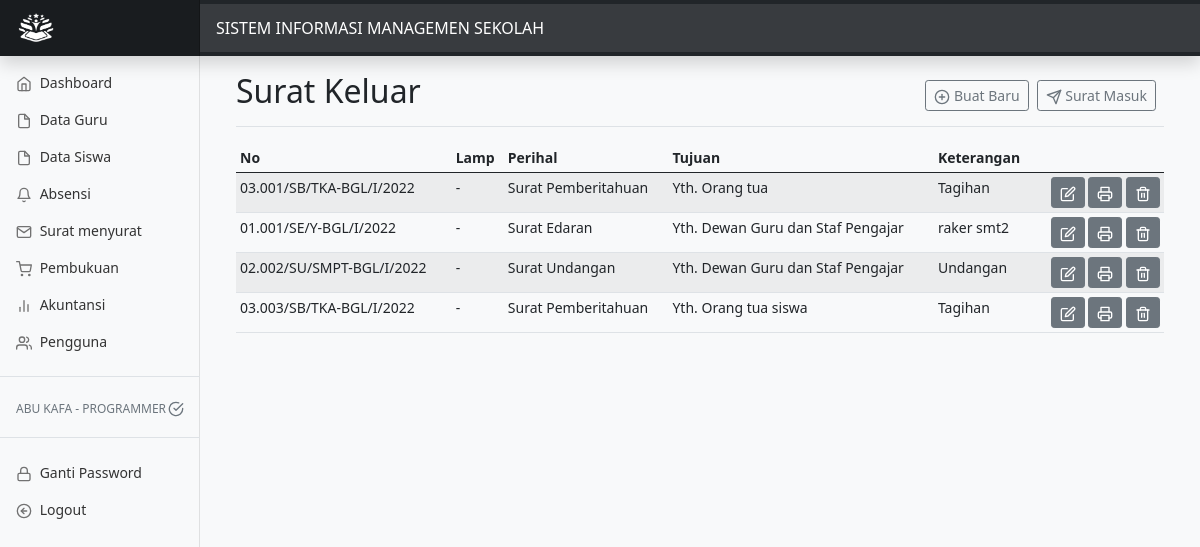
Screenshot of /admin/surat.php (signed in) with the database file from the repository.
### tables this page shows
CREATE TABLE `letter` (
  `id` int(11) NOT NULL,
  `no` text NOT NULL,
  `lamp` text NOT NULL,
  `hal` text NOT NULL,
  `kpd` text NOT NULL,
  `main_1` text NOT NULL,
  `main_2` text NOT NULL,
  `main_3` text NOT NULL,
  `sign_1` text NOT NULL,
  `name_1` text NOT NULL,
  `sign_2` text NOT NULL,
  `name_2` text NOT NULL,
  `sign_3` text NOT NULL,
  `name_3` text NOT NULL,
  `sign_4` text NOT NULL,
  `name_4` text NOT NULL,
  `note` text NOT NULL,
  `ket` text NOT NULL
);

### admin/surat.php (the view, shortened to what this page needs)
<?php
include 'navbar.php';
$uname = $_SESSION['uname'];
$admin = mysqli_query($GLOBALS["___mysqli_ston"], "select * from admin where uname='$uname'");
while($u=mysqli_fetch_array($admin)){
?>
<main class="col-md-9 ms-sm-auto col-lg-10 px-md-4">
  <div class="container-fluid">
    <div class="d-flex justify-content-between flex-wrap flex-md-nowrap align-items-center pt-3 pb-2 mb-3 border-bottom">
      <h1 class="h2">Surat Keluar</h1>
      <div class="btn-toolbar mb-2 mb-md-0">
        <div class="btn-group me-2">
          <button type="button" class="btn btn-sm btn-outline-secondary" data-bs-toggle="modal" data-bs-target="#staticBackdropLive"><span data-feather="plus-circle"></span>
            Buat Baru
          </button>
        </div>
        <div class="btn-group me-2">
          <a  href="suratin.php"><button type="button" class="btn btn-sm btn-outline-secondary"><span data-feather="send"></span>
            Surat Masuk
          </button></a>
        </div>
      </div>
    </div>
    <div class="table-responsive">
      <table class="table table-striped table-sm">
        <thead>
          <tr>
            <th>No</th>
            <th>Lamp</th>
            <th>Perihal</th>
            <th>Tujuan</th>
            <th>Keterangan</th>
            <th></th>
          </tr>
        </thead>
        <tbody>
          <tr>
          <?php
          $surat=mysqli_query($GLOBALS["___mysqli_ston"], "select * from letter order by id");
          while($a=mysqli_fetch_array($surat)){
          ?>
            <td><?php echo $a['no'] ?></td>
            <td><?php echo $a['lamp'] ?></td>
            <td><?php echo $a['hal'] ?></td>
            <td><?php echo $a['kpd'] ?></td>
            <td><?php echo $a['ket'] ?></td>
            <td align="right">
              <a type="button" class="btn btn-secondary btn-sm" data-bs-toggle="modal" data-bs-target="#edit<?php echo $a['id']; ?>"><span data-feather="edit"></span></a>
              <a href="surat_lprt.php?id=<?php echo $a['id'] ?>" target="_blank" class="btn btn-sm btn-secondary"><span data-feather="printer"></span></a>
              <?php
              if ($u['access']=="Programmer" or $u['access']=="Manager"){
              ?>
              <a onclick="if(confirm('Apakah anda yakin akan menghapus data dengan Kode : <?php echo $a['id']; ?> ??')){ location.href='surat_del.php?id=<?php echo $a['id']; ?>' }" class="btn btn-sm btn-secondary"><span data-feather="trash-2"></span></a>
              <?php
              }
              ?>
            </td>
          </tr>
          <?php
          }
          ?>
        </tbody>
      </table>
    </div>
  </div>
  </main>
<?php
}
?>

### admin/navbar.php (shortened to what this page needs)
<!doctype html>
<html lang="en">
  <head>
    <?php
    $use=$_SESSION['uname'];
    $nm=mysqli_query($GLOBALS["___mysqli_ston"], "select * from admin where uname='$use'");
    while($name=mysqli_fetch_array($nm)){
    ?>
    <link href="../assets/css/bootstrap.min.css" rel="stylesheet">
    <link href="../assets/css/navbar.css" rel="stylesheet">
  </head>
  <body class="bg-light">
    <header class="navbar navbar-dark sticky-top bg-dark flex-md-nowrap p-0 shadow">
      <a class="navbar-brand col-md-3 col-lg-2 me-0 px-3" href="#"><img src="../logo/logo_white.png"  width="40" height="32"></a>
      <label class="form-control form-control-dark" disabled>SISTEM INFORMASI MANAGEMEN SEKOLAH</label>
    </header>
    <div class="container-fluid">
      <div class="row">
        <nav id="sidebarMenu" class="col-md-3 col-lg-2 d-md-block bg-light sidebar collapse">
          <div class="position-sticky pt-3">
            <ul class="nav flex-column">
              <li class="nav-item">
                <a class="nav-link <?php if($_SERVER['REQUEST_URI'] === '/smp/admin/dashboard.php'){ echo 'active'; } ?>" aria-current="page" href="dashboard.php">
                  <span data-feather="home"></span>
                  Dashboard
                </a>
              </li>
              <li class="nav-item">
                <a class="nav-link <?php if($_SERVER['REQUEST_URI'] === '/smp/admin/guru.php'){ echo 'active'; } ?>" href="guru.php">
                  <span data-feather="file"></span>
                  Data Guru
                </a>
              </li>
              <li class="nav-item">
                <a class="nav-link <?php if($_SERVER['REQUEST_URI'] === '/smp/admin/siswa.php'){ echo 'active'; } ?>" href="siswa.php">
                  <span data-feather="file"></span>
                  Data Siswa
                </a>
              </li>
              <li class="nav-item">
                <a class="nav-link <?php if($_SERVER['REQUEST_URI'] === '/smp/admin/absen.php'){ echo 'active'; } ?>" href="absensi.php">
                  <span data-feather="bell"></span>
                  Absensi
                </a>
              </li>
              <li class="nav-item">
                <a class="nav-link <?php if($_SERVER['REQUEST_URI'] === '/smp/admin/surat.php' || $_SERVER['REQUEST_URI'] === '/smp/admin/suratin.php' ){ echo 'active'; } ?>" href="surat.php">
                  <span data-feather="mail"></span>
                  Surat menyurat
                </a>
              </li>
              <li class="nav-item">
                <a class="nav-link <?php if($_SERVER['REQUEST_URI'] === '/smp/admin/buku.php'){ echo 'active'; } ?>" href="buku.php">
                  <span data-feather="shopping-cart"></span>
                  Pembukuan
                </a>
              </li>
              <li class="nav-item">
                <a class="nav-link <?php if($_SERVER['REQUEST_URI'] === '/smp/admin/akun.php'){ echo 'active'; } ?>" href="akun.php">
                  <span data-feather="bar-chart-2"></span>
                  Akuntansi
                </a>
              </li>
              <li class="nav-item">
                <a class="nav-link <?php if($_SERVER['REQUEST_URI'] === '/smp/admin/user.php'){ echo 'active'; } ?>" href="user.php">
                  <span data-feather="users"></span>
                  Pengguna
                </a>
              </li>
              <li class="border-top my-3"></li>
              <h5 class="sidebar-heading d-flex justify-content-between align-items-center px-3 mt-2 mb-1 text-muted">
                <span><?php echo ucfirst($name['name']) ?> - <?php echo ucfirst($name['access']) ?></span>
                <a class="link-secondary" href="#" aria-label="Add a new report">
                  <span data-feather="check-circle"></span>
                </a>
              </h5>
              <li class="border-top my-3"></li>
              <li class="nav-item">
                <a class="nav-link <?php if($_SERVER['REQUEST_URI'] === '/smp/admin/pass.php'){ echo 'active'; } ?>" href="pass.php">
                  <span data-feather="lock"></span>
                  Ganti Password
                </a>
              </li>
              <li class="nav-item">
                <a class="nav-link <?php if($_SERVER['REQUEST_URI'] === '/smp/admin/logout.php'){ echo 'active'; } ?>" href="logout.php">
                  <span data-feather="arrow-left-circle"></span>
                  Logout
                </a>
              </li>
            </ul>
          </div>
        </nav>
      </div>
    </div>
    <?php
    }
    ?>
  </body>
</html>

### assets/css/navbar.css (style rules this page uses)
body { font-size: .875rem; }
.feather { width: 16px; height: 16px; vertical-align: text-bottom; }
.sidebar { position: fixed; top: 0; bottom: 0; left: 0; z-index: 100; padding: 48px 0 0; box-shadow: inset -1px 0 0 rgba(0, 0, 0, .1); }
.sidebar .nav-link { font-weight: 500; color: #333; }
.sidebar .nav-link .feather { margin-right: 4px; color: #727272; }
.sidebar-heading { font-size: .75rem; text-transform: uppercase; }
.navbar-brand { padding-top: .75rem; padding-bottom: .75rem; font-size: 1rem; background-color: rgba(0, 0, 0, .25); box-shadow: inset -1px 0 0 rgba(0, 0, 0, .25); }
.navbar .form-control { padding: .75rem 1rem; border-width: 0; border-radius: 0; }
.form-control-dark { color: #fff; background-color: rgba(255, 255, 255, .1); border-color: rgba(255, 255, 255, .1); }

### rows the page displays
letter: no "03.001/SB/TKA-BGL/I/2022", lamp "-", hal "Surat Pemberitahuan", kpd "Yth. Orang tua", ket "Tagihan"
letter: no "01.001/SE/Y-BGL/I/2022", lamp "-", hal "Surat Edaran", kpd "Yth. Dewan Guru dan Staf Pengajar", ket "raker smt2"
letter: no "02.002/SU/SMPT-BGL/I/2022", lamp "-", hal "Surat Undangan", kpd "Yth. Dewan Guru dan Staf Pengajar", ket "Undangan"
letter: no "03.003/SB/TKA-BGL/I/2022", lamp "-", hal "Surat Pemberitahuan", kpd "Yth. Orang tua siswa", ket "Tagihan"

### other values shown
$name['name'] "ABU KAFA"
$name['access'] "PROGRAMMER"
